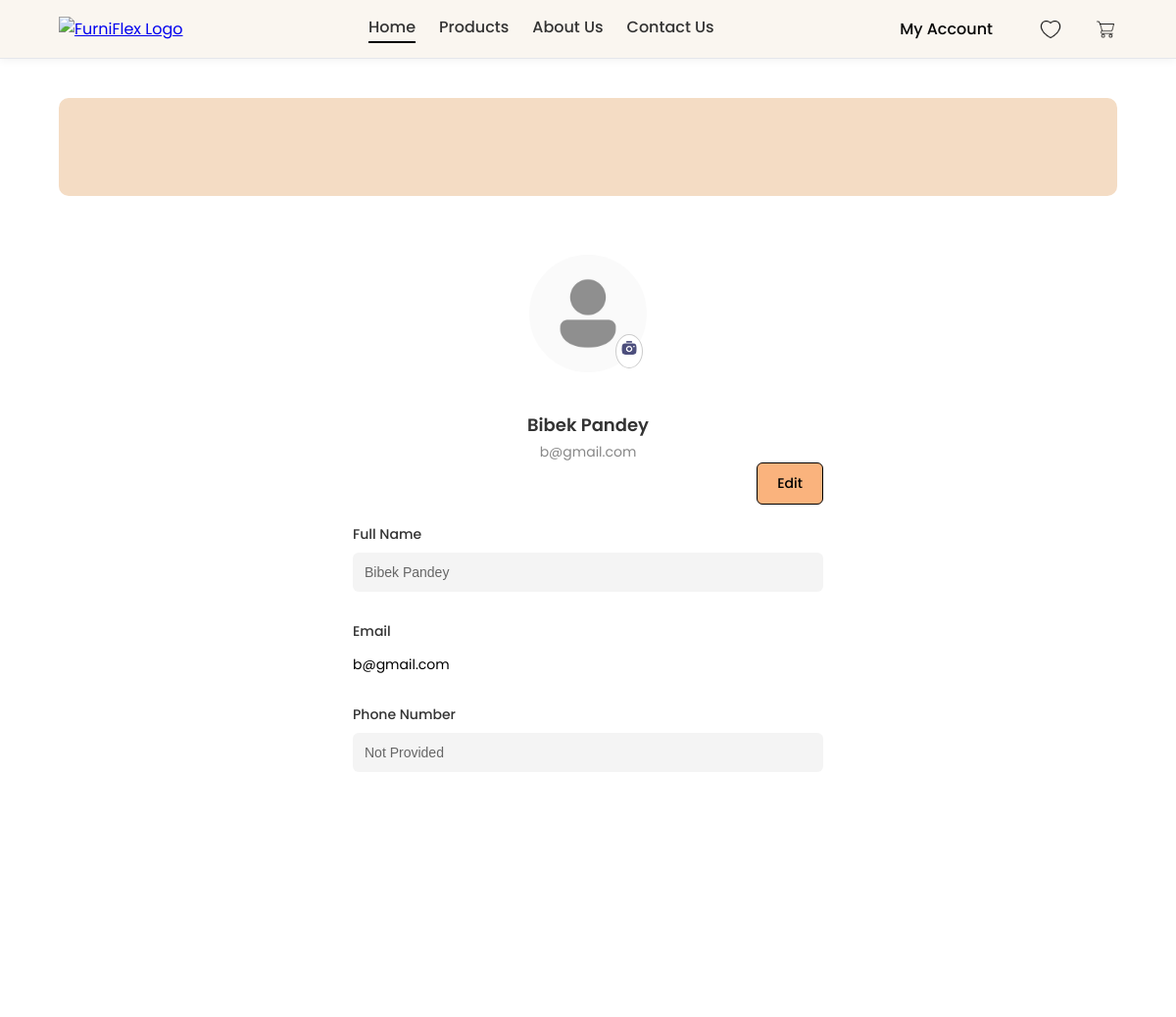
The app's page /account/ (signed in, upper part), older data.
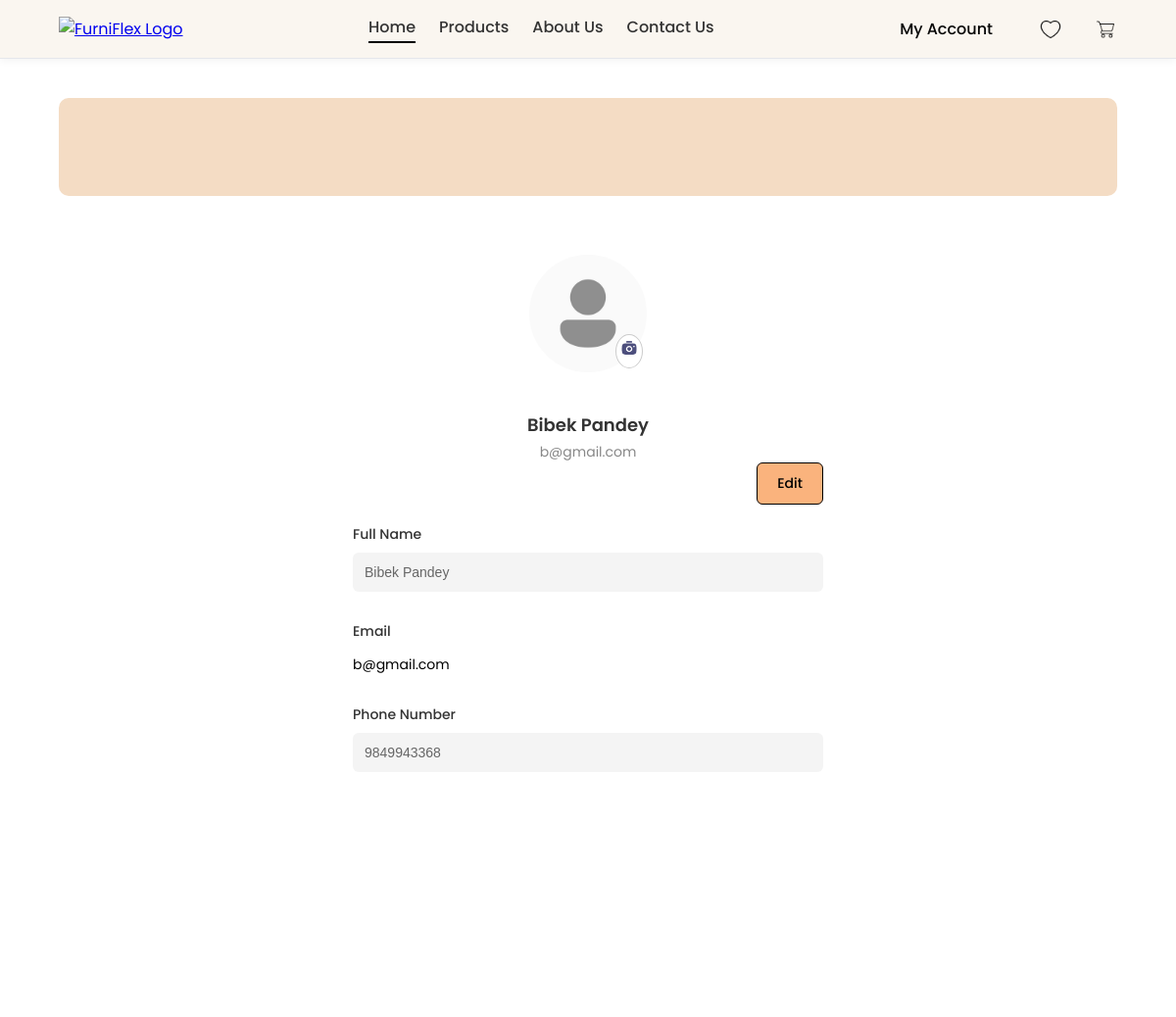
The same page, newer data.
### backend/models.py (models this page shows)
class UserProfile(models.Model):
    user = models.OneToOneField(User, on_delete=models.CASCADE)
    phone = models.CharField(max_length=20)
    profile_image = models.ImageField(upload_to='profile_images/', default='profile_images/default.jpg')

### backend/views.py (the view)
# urls.py: path('account/', views.account_view, name='account'),
@login_required
def account_view(request):
    user = request.user
    try:
        phone = user.userprofile.phone
    except UserProfile.DoesNotExist:
        phone = "Not Provided"
    context = {
        'name': user.first_name,
        'email': user.email,
        'phone': phone
    }
    return render(request, 'account.html', context)

### templates/account.html (shortened to what this page needs)
{% load static %}
<!DOCTYPE html>
<html lang="en">
<head>
    <link rel="stylesheet" href="{% static 'css/account.css' %}" />
</head>
<body>
    {% include 'navbar.html' %}
    <section class="account-page">
        <div class="banner-bg"></div>
        <div class="profile-centered">
            <form method="POST" action="{% url 'upload_profile_picture' %}" enctype="multipart/form-data">
                <div class="profile-image-container">
                    <img src="{% if user.is_authenticated and user.userprofile.profile_image and user.userprofile.profile_image.name != 'profile_images/default.jpg' %}
                        {{ user.userprofile.profile_image.url }}
                     {% else %}
                        {% static 'images/profile.png' %}
                     {% endif %}" alt="Profile" class="profile-img" id="preview-img" />
                    {% if user.is_authenticated %}
                    <div class="camera-icon" onclick="document.getElementById('profile-image-input').click();">
                        <img src="{% static 'images/profileicon.png' %}" alt="Camera Icon" />
                    </div>
                    {% endif %}
                </div>
            </form>
        </div>
        <div class="profile-text">
            <h2>{{ name }}</h2>
            <p>{{ email }}</p>
        </div>
        <div class="form-wrapper">
            <a href="{% url 'editprofile' %}" class="edit-button">Edit</a>
            <div class="form-details">
                <div class="form-group">
                    <label>Full Name</label>
                    <input type="text" value="{{ name }}" readonly />
                </div>
                <div class="form-group">
                    <label>Email</label>
                    <p class="plain-email">{{ email }}</p>
                </div>
                <div class="form-group">
                    <label>Phone Number</label>
                    <input type="text" value="{{ phone }}" readonly />
                </div>
            </div>
        </div>
    </section>
    {% include 'footer.html' %}
</body>
</html>

Row changes from the older to the newer data that the page shows:
added UserProfile: phone "9849943368"
Text that changed along with them:
form field phone: "Not Provided" → (not shown)
